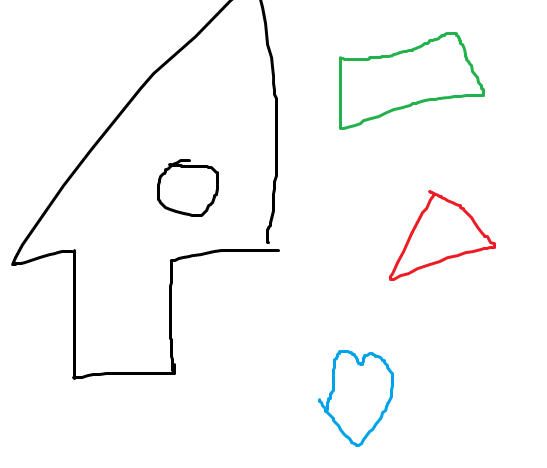
#> input picture Test.png, 547 x 468 px
$ jupyter execute --allow-errors projet_isn.ipynb   (older library calls are emulated)
#> lines starting #> are read from the running program, lines starting #| are printed output that depends on the picture; after the words box and inside, x2 and y2 are one past the last pixel; in counts of white or black regions, pixels touching at a corner belong together
[cell 1]
import cv2

[cell 2]
# Si vous voulez tester n'oubliez pas d'installer OpenCV, et de remplacer mon image par une des votres

# %pip install opencv-python

[cell 3]
img = cv2.imread('Test.png')
#> img is the input picture: shape (468, 547, 3); mean B, G, R 249.4, 249.6, 249.1

cv2.imshow('Original Bird', img)
cv2.waitKey(0)

img_gray = cv2.cvtColor(img, cv2.COLOR_BGR2GRAY)

img_blur = cv2.GaussianBlur(img_gray, (3,3), 0)
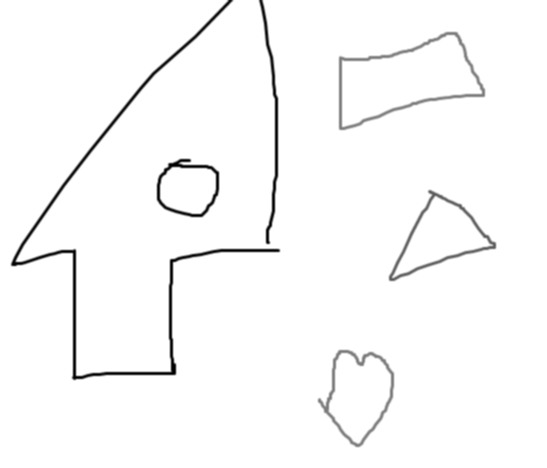
#> img_blur: shape (468, 547); min 0, max 255, mean 249.4
cv2.imshow('Gray + Blur', img_blur)
cv2.waitKey(0)

sobelxy = cv2.Sobel(src=img_blur, ddepth=cv2.CV_64F, dx=1, dy=1, ksize=5)
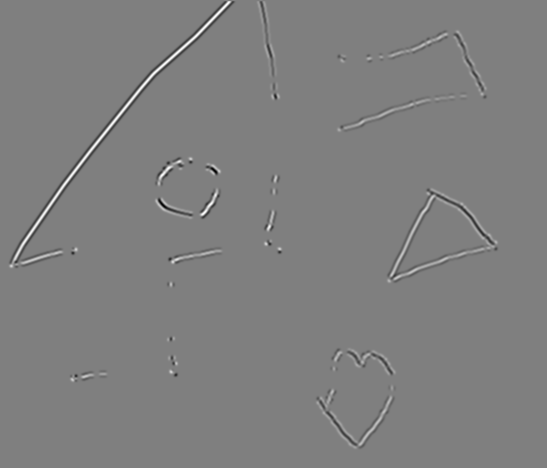
#> sobelxy: shape (468, 547) float64; min -2616, max 2616, mean 0; drawn with min black and max white
cv2.imshow("Sobel x y", sobelxy)
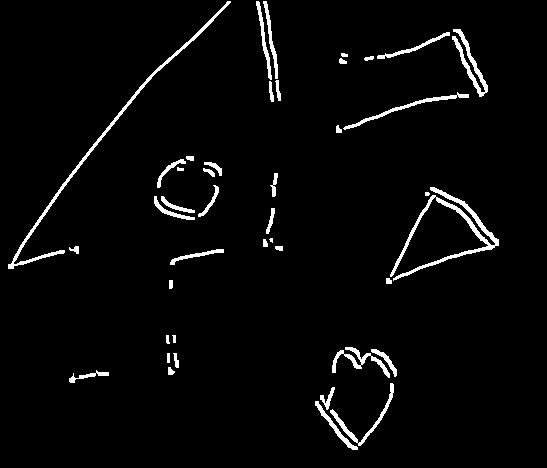
#> window 'Sobel x y': shape (468, 547); 3.1% white; 42 white regions (2 under 20 px), largest, box (x1, y1, x2, y2) and area: (390, 187, 499, 281) 1387, (8, 1, 231, 269) 1307, (452, 29, 488, 97) 589
cv2.waitKey(0)

edges = cv2.Canny(image=img_blur, threshold1=100, threshold2=200)
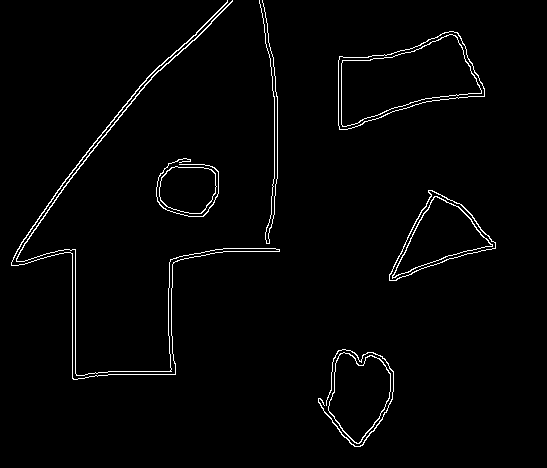
#> edges: shape (468, 547); 2% white in thin lines or dots, all inside (x1, y1, x2, y2) = (11, 0, 496, 447)
cv2.imshow("Canny edge", edges)
cv2.waitKey(0)
